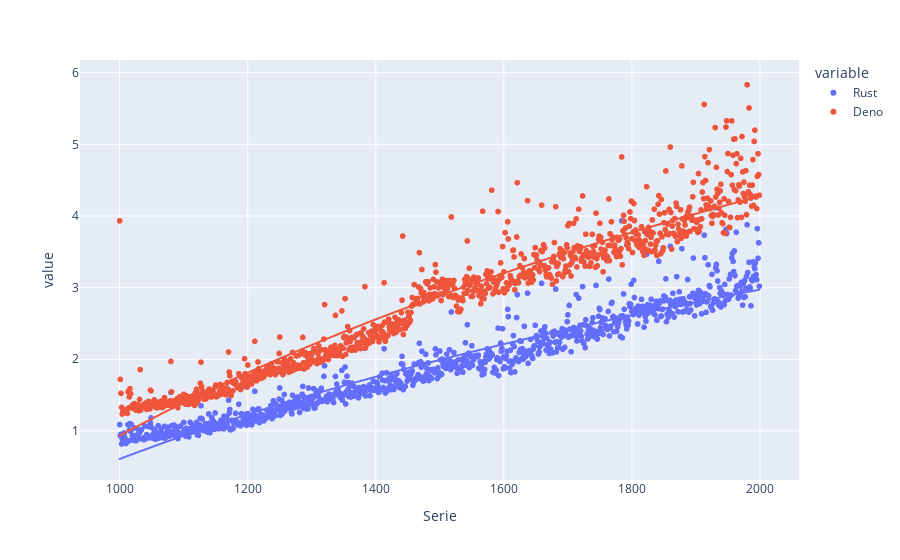

Write notebook code for a chart like this one.
### Code cell
import plotly.express as px

fig_rs = px.scatter(secret_source_data, x="Serie", y=["Rust", "Deno"], trendline="ols", trendline_options=dict(log_x=True))
fig_rs.show()

### Figure 1 — Plotly figure (JSON) as saved in the notebook; plotly's stock layout.template omitted (floating-point values rounded to 4 significant figures; data arrays with more than 128 entries replaced by an {"elided": "..."} marker saying what was removed)
{"data": [{"hovertemplate": "variable=Rust<br>Serie=%{x}<br>value=%{y}<extra></extra>", "legendgroup": "Rust", "marker": {"color": "#636efa", "symbol": "circle"}, "mode": "markers", "name": "Rust", "showlegend": true, "type": "scattergl", "x": {"elided": "1000 int values"}, "xaxis": "x", "y": {"elided": "1000 float values"}, "yaxis": "y"}, {"hovertemplate": "<b>OLS trendline</b><br>value = 7.8555 * log10(Serie) + -22.9581<br>R<sup>2</sup>=0.913950<br><br>variable=Rust<br>Serie=%{x}<br>value=%{y} <b>(trend)</b><extra></extra>", "legendgroup": "Rust", "marker": {"color": "#636efa", "symbol": "circle"}, "mode": "lines", "name": "Rust", "showlegend": false, "type": "scattergl", "x": {"elided": "1000 int values"}, "xaxis": "x", "y": {"elided": "1000 float values"}, "yaxis": "y"}, {"hovertemplate": "variable=Deno<br>Serie=%{x}<br>value=%{y}<extra></extra>", "legendgroup": "Deno", "marker": {"color": "#EF553B", "symbol": "circle"}, "mode": "markers", "name": "Deno", "showlegend": true, "type": "scattergl", "x": {"elided": "1000 int values"}, "xaxis": "x", "y": {"elided": "1000 float values"}, "yaxis": "y"}, {"hovertemplate": "<b>OLS trendline</b><br>value = 11.111 * log10(Serie) + -32.3993<br>R<sup>2</sup>=0.917514<br><br>variable=Deno<br>Serie=%{x}<br>value=%{y} <b>(trend)</b><extra></extra>", "legendgroup": "Deno", "marker": {"color": "#EF553B", "symbol": "circle"}, "mode": "lines", "name": "Deno", "showlegend": false, "type": "scattergl", "x": {"elided": "1000 int values"}, "xaxis": "x", "y": {"elided": "1000 float values"}, "yaxis": "y"}], "layout": {"legend": {"title": {"text": "variable"}, "tracegroupgap": 0}, "margin": {"t": 60}, "xaxis": {"anchor": "y", "domain": [0, 1], "title": {"text": "Serie"}}, "yaxis": {"anchor": "x", "domain": [0, 1], "title": {"text": "value"}}}}
